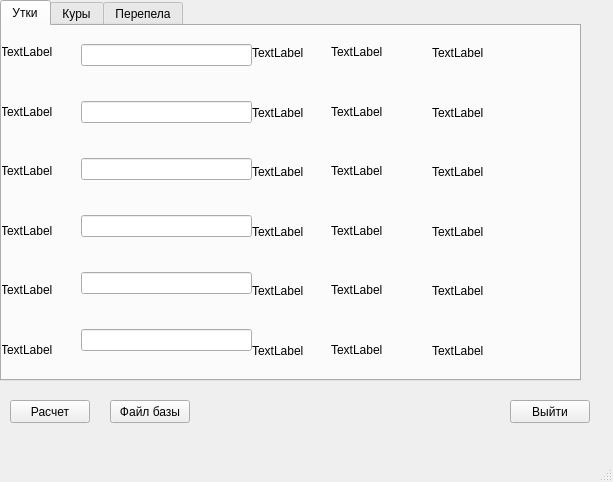
<?xml version="1.0" encoding="UTF-8"?>
<ui version="4.0">
 <class>MainWindow</class>
 <widget class="QMainWindow" name="MainWindow">
  <property name="geometry">
   <rect>
    <x>0</x>
    <y>0</y>
    <width>613</width>
    <height>482</height>
   </rect>
  </property>
  <property name="windowTitle">
   <string>MainWindow</string>
  </property>
  <widget class="QWidget" name="centralwidget">
   <widget class="QTabWidget" name="tabWidget">
    <property name="geometry">
     <rect>
      <x>0</x>
      <y>0</y>
      <width>581</width>
      <height>381</height>
     </rect>
    </property>
    <property name="currentIndex">
     <number>0</number>
    </property>
    <widget class="QWidget" name="dack">
     <attribute name="title">
      <string>Утки</string>
     </attribute>
     <widget class="QWidget" name="gridLayoutWidget">
      <property name="geometry">
       <rect>
        <x>-1</x>
        <y>-1</y>
        <width>81</width>
        <height>351</height>
       </rect>
      </property>
      <layout class="QGridLayout" name="gridLayout">
       <item row="4" column="0">
        <widget class="QLabel" name="label_5">
         <property name="text">
          <string>TextLabel</string>
         </property>
        </widget>
       </item>
       <item row="1" column="0">
        <widget class="QLabel" name="label">
         <property name="text">
          <string>TextLabel</string>
         </property>
        </widget>
       </item>
       <item row="2" column="0">
        <widget class="QLabel" name="label_3">
         <property name="text">
          <string>TextLabel</string>
         </property>
        </widget>
       </item>
       <item row="3" column="0">
        <widget class="QLabel" name="label_4">
         <property name="text">
          <string>TextLabel</string>
         </property>
        </widget>
       </item>
       <item row="0" column="0">
        <widget class="QLabel" name="label_2">
         <property name="text">
          <string>TextLabel</string>
         </property>
        </widget>
       </item>
       <item row="5" column="0">
        <widget class="QLabel" name="label_6">
         <property name="text">
          <string>TextLabel</string>
         </property>
        </widget>
       </item>
      </layout>
     </widget>
     <widget class="QWidget" name="gridLayoutWidget_2">
      <property name="geometry">
       <rect>
        <x>79</x>
        <y>-11</y>
        <width>171</width>
        <height>371</height>
       </rect>
      </property>
      <layout class="QGridLayout" name="gridLayout_2">
       <item row="4" column="0">
        <widget class="QLineEdit" name="lineEdit_5"/>
       </item>
       <item row="2" column="0">
        <widget class="QLineEdit" name="lineEdit_3"/>
       </item>
       <item row="0" column="0">
        <widget class="QLineEdit" name="lineEdit"/>
       </item>
       <item row="1" column="0">
        <widget class="QLineEdit" name="lineEdit_2"/>
       </item>
       <item row="3" column="0">
        <widget class="QLineEdit" name="lineEdit_4"/>
       </item>
       <item row="5" column="0">
        <widget class="QLineEdit" name="lineEdit_6"/>
       </item>
      </layout>
     </widget>
     <widget class="QWidget" name="gridLayoutWidget_3">
      <property name="geometry">
       <rect>
        <x>250</x>
        <y>0</y>
        <width>81</width>
        <height>351</height>
       </rect>
      </property>
      <layout class="QGridLayout" name="gridLayout_3">
       <item row="3" column="0">
        <widget class="QLabel" name="label_10">
         <property name="text">
          <string>TextLabel</string>
         </property>
        </widget>
       </item>
       <item row="2" column="0">
        <widget class="QLabel" name="label_9">
         <property name="text">
          <string>TextLabel</string>
         </property>
        </widget>
       </item>
       <item row="4" column="0">
        <widget class="QLabel" name="label_11">
         <property name="text">
          <string>TextLabel</string>
         </property>
        </widget>
       </item>
       <item row="0" column="0">
        <widget class="QLabel" name="label_7">
         <property name="text">
          <string>TextLabel</string>
         </property>
        </widget>
       </item>
       <item row="1" column="0">
        <widget class="QLabel" name="label_8">
         <property name="text">
          <string>TextLabel</string>
         </property>
        </widget>
       </item>
       <item row="5" column="0">
        <widget class="QLabel" name="label_12">
         <property name="text">
          <string>TextLabel</string>
         </property>
        </widget>
       </item>
      </layout>
     </widget>
     <widget class="QWidget" name="gridLayoutWidget_4">
      <property name="geometry">
       <rect>
        <x>329</x>
        <y>-1</y>
        <width>101</width>
        <height>351</height>
       </rect>
      </property>
      <layout class="QGridLayout" name="gridLayout_4">
       <item row="0" column="0">
        <widget class="QLabel" name="label_13">
         <property name="text">
          <string>TextLabel</string>
         </property>
        </widget>
       </item>
       <item row="1" column="0">
        <widget class="QLabel" name="label_14">
         <property name="text">
          <string>TextLabel</string>
         </property>
        </widget>
       </item>
       <item row="3" column="0">
        <widget class="QLabel" name="label_16">
         <property name="text">
          <string>TextLabel</string>
         </property>
        </widget>
       </item>
       <item row="2" column="0">
        <widget class="QLabel" name="label_15">
         <property name="text">
          <string>TextLabel</string>
         </property>
        </widget>
       </item>
       <item row="4" column="0">
        <widget class="QLabel" name="label_17">
         <property name="text">
          <string>TextLabel</string>
         </property>
        </widget>
       </item>
       <item row="5" column="0">
        <widget class="QLabel" name="label_18">
         <property name="text">
          <string>TextLabel</string>
         </property>
        </widget>
       </item>
      </layout>
     </widget>
     <widget class="QWidget" name="gridLayoutWidget_5">
      <property name="geometry">
       <rect>
        <x>430</x>
        <y>0</y>
        <width>91</width>
        <height>351</height>
       </rect>
      </property>
      <layout class="QGridLayout" name="gridLayout_5">
       <item row="0" column="0">
        <widget class="QLabel" name="label_19">
         <property name="text">
          <string>TextLabel</string>
         </property>
        </widget>
       </item>
       <item row="3" column="0">
        <widget class="QLabel" name="label_22">
         <property name="text">
          <string>TextLabel</string>
         </property>
        </widget>
       </item>
       <item row="1" column="0">
        <widget class="QLabel" name="label_20">
         <property name="text">
          <string>TextLabel</string>
         </property>
        </widget>
       </item>
       <item row="4" column="0">
        <widget class="QLabel" name="label_23">
         <property name="text">
          <string>TextLabel</string>
         </property>
        </widget>
       </item>
       <item row="2" column="0">
        <widget class="QLabel" name="label_21">
         <property name="text">
          <string>TextLabel</string>
         </property>
        </widget>
       </item>
       <item row="5" column="0">
        <widget class="QLabel" name="label_24">
         <property name="text">
          <string>TextLabel</string>
         </property>
        </widget>
       </item>
      </layout>
     </widget>
    </widget>
    <widget class="QWidget" name="chiken">
     <attribute name="title">
      <string>Куры</string>
     </attribute>
    </widget>
    <widget class="QWidget" name="smal_chiken">
     <attribute name="title">
      <string>Перепела</string>
     </attribute>
    </widget>
   </widget>
   <widget class="QPushButton" name="pushButton">
    <property name="geometry">
     <rect>
      <x>10</x>
      <y>400</y>
      <width>80</width>
      <height>23</height>
     </rect>
    </property>
    <property name="text">
     <string>Расчет</string>
    </property>
   </widget>
   <widget class="QPushButton" name="pushButton_2">
    <property name="geometry">
     <rect>
      <x>110</x>
      <y>400</y>
      <width>80</width>
      <height>23</height>
     </rect>
    </property>
    <property name="text">
     <string>Файл базы</string>
    </property>
   </widget>
   <widget class="QPushButton" name="pushButton_3">
    <property name="geometry">
     <rect>
      <x>510</x>
      <y>400</y>
      <width>80</width>
      <height>23</height>
     </rect>
    </property>
    <property name="text">
     <string>Выйти</string>
    </property>
   </widget>
  </widget>
  <widget class="QMenuBar" name="menubar">
   <property name="geometry">
    <rect>
     <x>0</x>
     <y>0</y>
     <width>613</width>
     <height>20</height>
    </rect>
   </property>
   <property name="nativeMenuBar">
    <bool>true</bool>
   </property>
  </widget>
  <widget class="QStatusBar" name="statusbar"/>
 </widget>
 <resources/>
 <connections/>
</ui>
